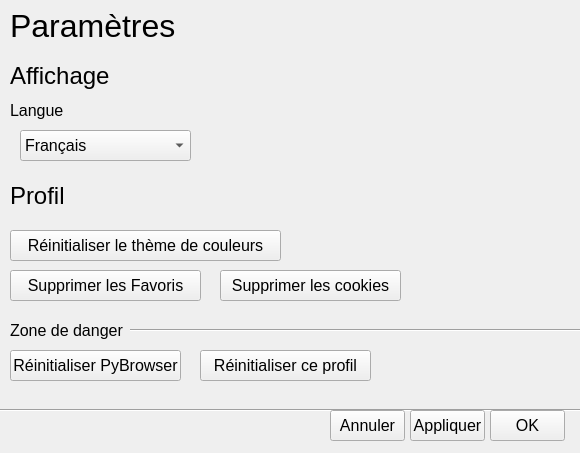
<?xml version="1.0" encoding="UTF-8"?>
<ui version="4.0">
 <class>Settings</class>
 <widget class="QMainWindow" name="Settings">
  <property name="geometry">
   <rect>
    <x>0</x>
    <y>0</y>
    <width>580</width>
    <height>453</height>
   </rect>
  </property>
  <property name="font">
   <font>
    <pointsize>12</pointsize>
   </font>
  </property>
  <property name="windowTitle">
   <string>Settings</string>
  </property>
  <widget class="QWidget" name="centralwidget">
   <widget class="QLabel" name="label">
    <property name="geometry">
     <rect>
      <x>10</x>
      <y>0</y>
      <width>181</width>
      <height>51</height>
     </rect>
    </property>
    <property name="font">
     <font>
      <pointsize>24</pointsize>
     </font>
    </property>
    <property name="text">
     <string>Paramètres</string>
    </property>
   </widget>
   <widget class="QComboBox" name="comboBox">
    <property name="geometry">
     <rect>
      <x>20</x>
      <y>130</y>
      <width>171</width>
      <height>31</height>
     </rect>
    </property>
    <property name="font">
     <font>
      <pointsize>12</pointsize>
     </font>
    </property>
    <item>
     <property name="text">
      <string>Français</string>
     </property>
    </item>
    <item>
     <property name="text">
      <string>English</string>
     </property>
    </item>
   </widget>
   <widget class="QLabel" name="label_2">
    <property name="geometry">
     <rect>
      <x>10</x>
      <y>60</y>
      <width>151</width>
      <height>31</height>
     </rect>
    </property>
    <property name="font">
     <font>
      <pointsize>18</pointsize>
     </font>
    </property>
    <property name="text">
     <string>Affichage</string>
    </property>
   </widget>
   <widget class="QPushButton" name="pushButton">
    <property name="geometry">
     <rect>
      <x>10</x>
      <y>230</y>
      <width>271</width>
      <height>31</height>
     </rect>
    </property>
    <property name="text">
     <string>Réinitialiser le thème de couleurs</string>
    </property>
   </widget>
   <widget class="QPushButton" name="pushButton_2">
    <property name="geometry">
     <rect>
      <x>10</x>
      <y>270</y>
      <width>191</width>
      <height>31</height>
     </rect>
    </property>
    <property name="text">
     <string>Supprimer les Favoris</string>
    </property>
   </widget>
   <widget class="QPushButton" name="pushButton_3">
    <property name="geometry">
     <rect>
      <x>220</x>
      <y>270</y>
      <width>181</width>
      <height>31</height>
     </rect>
    </property>
    <property name="text">
     <string>Supprimer les cookies</string>
    </property>
   </widget>
   <widget class="QPushButton" name="pushButton_4">
    <property name="geometry">
     <rect>
      <x>10</x>
      <y>350</y>
      <width>171</width>
      <height>31</height>
     </rect>
    </property>
    <property name="text">
     <string>Réinitialiser PyBrowser</string>
    </property>
   </widget>
   <widget class="QLabel" name="label_3">
    <property name="geometry">
     <rect>
      <x>10</x>
      <y>320</y>
      <width>191</width>
      <height>21</height>
     </rect>
    </property>
    <property name="acceptDrops">
     <bool>false</bool>
    </property>
    <property name="text">
     <string>Zone de danger</string>
    </property>
   </widget>
   <widget class="Line" name="line">
    <property name="geometry">
     <rect>
      <x>130</x>
      <y>320</y>
      <width>451</width>
      <height>20</height>
     </rect>
    </property>
    <property name="orientation">
     <enum>Qt::Horizontal</enum>
    </property>
   </widget>
   <widget class="QPushButton" name="pushButton_5">
    <property name="geometry">
     <rect>
      <x>200</x>
      <y>350</y>
      <width>171</width>
      <height>31</height>
     </rect>
    </property>
    <property name="text">
     <string>Réinitialiser ce profil</string>
    </property>
   </widget>
   <widget class="Line" name="line_2">
    <property name="geometry">
     <rect>
      <x>-3</x>
      <y>400</y>
      <width>591</width>
      <height>20</height>
     </rect>
    </property>
    <property name="orientation">
     <enum>Qt::Horizontal</enum>
    </property>
   </widget>
   <widget class="QPushButton" name="pushButton_6">
    <property name="geometry">
     <rect>
      <x>490</x>
      <y>410</y>
      <width>75</width>
      <height>31</height>
     </rect>
    </property>
    <property name="text">
     <string>OK</string>
    </property>
   </widget>
   <widget class="QPushButton" name="pushButton_7">
    <property name="geometry">
     <rect>
      <x>330</x>
      <y>410</y>
      <width>75</width>
      <height>31</height>
     </rect>
    </property>
    <property name="text">
     <string>Annuler</string>
    </property>
   </widget>
   <widget class="QPushButton" name="pushButton_8">
    <property name="geometry">
     <rect>
      <x>410</x>
      <y>410</y>
      <width>75</width>
      <height>31</height>
     </rect>
    </property>
    <property name="text">
     <string>Appliquer</string>
    </property>
   </widget>
   <widget class="QLabel" name="label_4">
    <property name="geometry">
     <rect>
      <x>10</x>
      <y>100</y>
      <width>101</width>
      <height>21</height>
     </rect>
    </property>
    <property name="text">
     <string>Langue</string>
    </property>
   </widget>
   <widget class="QLabel" name="label_5">
    <property name="geometry">
     <rect>
      <x>10</x>
      <y>180</y>
      <width>81</width>
      <height>31</height>
     </rect>
    </property>
    <property name="font">
     <font>
      <pointsize>18</pointsize>
     </font>
    </property>
    <property name="text">
     <string>Profil</string>
    </property>
   </widget>
  </widget>
 </widget>
 <resources/>
 <connections/>
</ui>
